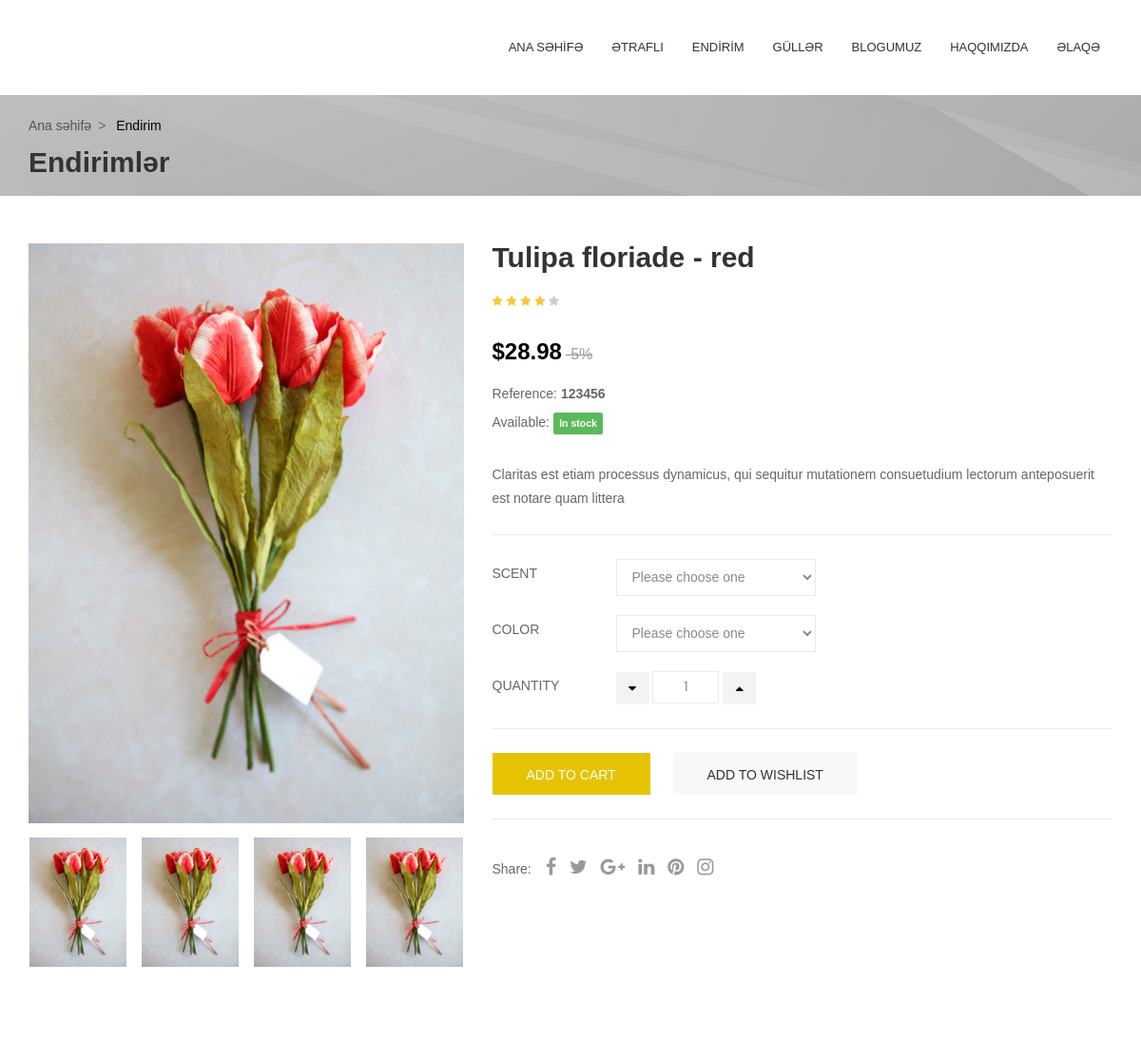
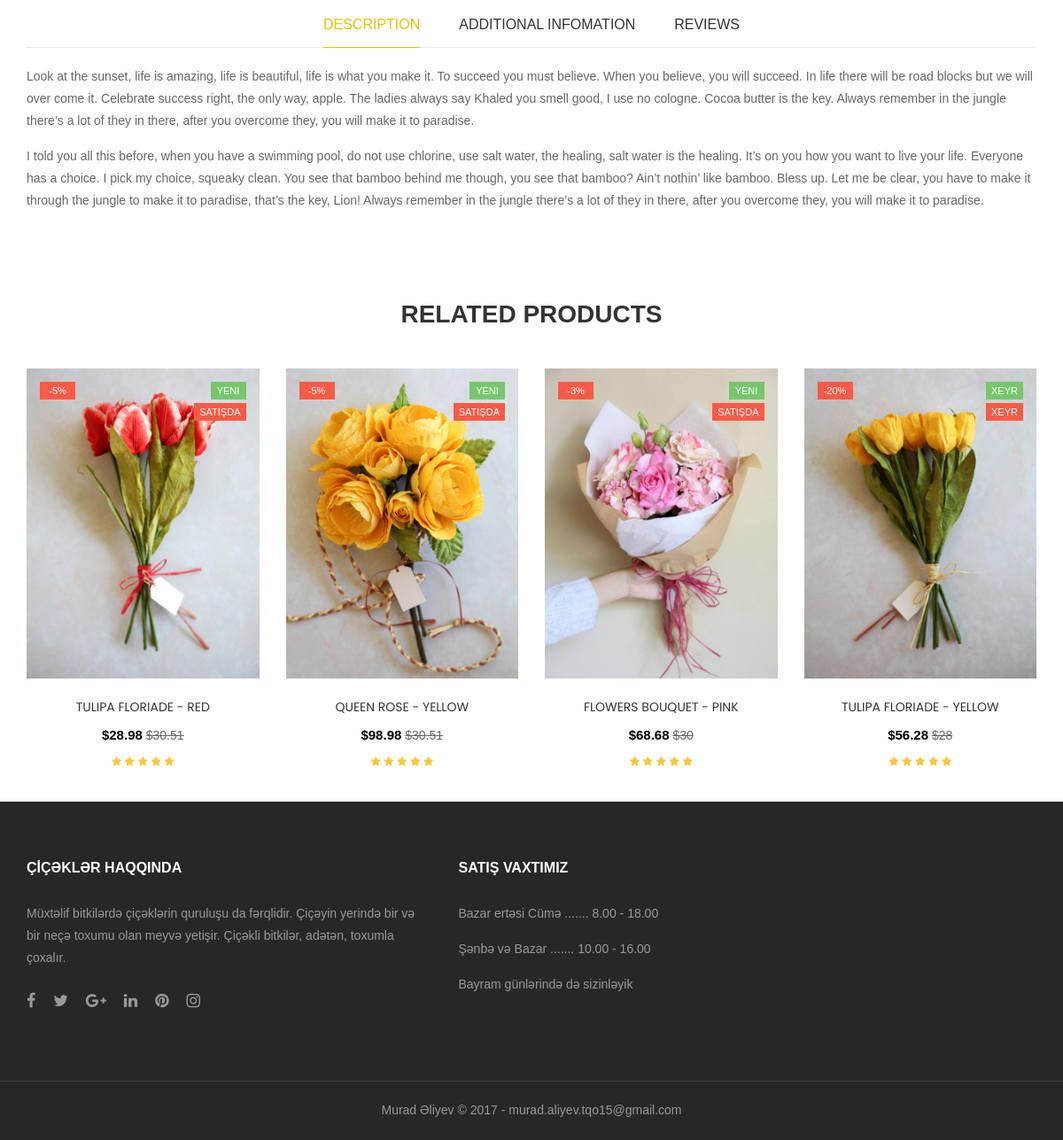
/endirimurl/1/, run on the app's committed database (2 pictures, top to bottom).
### polls/models.py (models this page shows, shortened)
class product_image(models.Model):
    id = models.AutoField(auto_created=True,primary_key=True,serialize=False)
    product_image_name = models.CharField(max_length=250, verbose_name='Sekilin adi')
    product_image=models.ImageField(upload_to='img',verbose_name='Sekil')
    product_image_sale=models.CharField(max_length=250,verbose_name='Satis qiymeti')
    product_image_discount=models.CharField(max_length=250, verbose_name='Endirim',null=True)
    product_image_new=models.CharField(max_length=250,verbose_name='Yeni?',null=True)
    product_image_stock=models.CharField(max_length=250,verbose_name='Stokda?',null=True)
    product_image_second_discount=models.CharField(max_length=250, verbose_name='Endirimden sonraki qiymeti',null=True)

### polls/views.py (the view)
# urls.py: path('endirimurl/<int:id>/', views.endirimurl, name='endirimurl'),
def endirimurl(request,id):
    if id !=None:
        image = product_image.objects.raw("SELECT * FROM polls_product_image WHERE id = '%s' "% (id) )
        image2 = product_image.objects.raw("SELECT * FROM polls_product_image ")
        return render(request, 'endirim.html', {'image':image,'image2':image2})
    else:
        image2 = product_image.objects.raw("SELECT * FROM polls_product_image ")
        image = product_image.objects.raw("SELECT * FROM polls_product_image WHERE id = 1 " )
        return render(request, 'endirim.html', {'image':image,'image2':image2})

### templates/endirim.html (shortened to what this page needs)
{% extends 'header.html' %}
{% block body %}
{% load static %}
<div id="breadcrumb" class="clearfix">
<div class="container">
<div class="breadcrumb clearfix">
<ul class="ul-breadcrumb">
<li><a href="{%url 'polls:home' %}" title="Ana səhifə">Ana səhifə</a></li>
<li><span>Endirim</span></li>
</ul>
<h2 class="bread-title">Endirimlər</h2>
</div>
</div>
</div>
<div id="columns" class="columns-container">
<div class="container">
<div class="row">
<div class="pb-left-column col-xs-12 col-sm-12 col-md-5">
<div id="image-block" class="clearfix">
<div id="view_full_size">
    {% for product_images in image|slice:":1" %}
<img src="/static/{{product_images.product_image}}" alt="{{ product_images.product_image_name }}" class="img-responsive" width="470" height="627">
{% endfor %}
</div>
</div>
<div id="views_block" class="clearfix">
<div id="thumbs_list">
<ul id="thumbs_list_frame" class="list-inline">
      <li class="first">
          {% for product_images in image|slice:":1" %}
        <img src="/static/{{product_images.product_image}}" alt="{{ product_images.product_image_name }}" class="img-responsive" width="102" height="136">
   {% endfor %} </li>
{% for product_images in image|slice:":2" %}
<li>
        <img src="/static/{{product_images.product_image}}" alt="{{ product_images.product_image_name }}" class="img-responsive" width="102" height="136">
    </li>
    {% endfor %}
{% for product_images in image|slice:":2" %}
<li>
        <img src="/static/{{product_images.product_image}}" alt="{{ product_images.product_image_name }}" class="img-responsive" width="102" height="136">
    </li>
    {% endfor %}
    {% for product_images in image|slice:":1" %}
     <li class="last">
        <img src="/static/{{product_images.product_image}}" alt="{{ product_images.product_image_name }}" class="img-responsive" width="102" height="136">
    </li>
{% endfor %}
</ul>
</div>
</div>
</div>
<div class="pb-center-column col-xs-12 col-sm-12 col-md-7">
<div class="pb-centercolumn">
{% for product_images in image|slice:":1" %}<h1>{{ product_images.product_image_name }}</h1>{% endfor %}
<div class="product_comments clearfix">
<div class="product-rating">
    <div class="star_content">
        <div class="star star_on"></div>
        <div class="star star_on"></div>
        <div class="star star_on"></div>
        <div class="star star_on"></div>
        <div class="star"></div>
    </div>
</div>
</div>
<div class="price clearfix">
<p class="our_price_display">
  {% for product_images in image|slice:":1" %} {{ product_images.product_image_sale }}{% endfor %}
</p>
<p class="old_price">
   {% for product_images in image|slice:":1" %} {{ product_images.product_image_discount }}{% endfor %}
</p>
</div>
<div class="product-boxinfo">
<p id="product_reference">
    <label>Reference: </label>
    <span class="editable">123456</span>
</p>
<p id="availability_statut">
    <label>Available: </label>
    <span id="availability_value" class="label label-success">In stock</span>
</p>
</div>
<div id="short_description_block">
<p>Claritas est etiam processus dynamicus, qui sequitur mutationem consuetudium lectorum anteposuerit est notare quam littera</p>
</div>
<div class="box-info-product clearfix">
<div id="attributes">
    <div class="attribute_fieldset clearfix">
        <label class="attribute_label">Scent</label>
        <div class="attribute_list">
            <select class="form-control">
                <option value="0">Please choose one</option>
            </select>
        </div>
    </div>
    <div class="attribute_fieldset clearfix">
        <label class="attribute_label">Color</label>
        <div class="attribute_list">
            <select class="form-control">
                <option value="0">Please choose one</option>
            </select>
        </div>
    </div>
</div>
<div id="quantity_wanted_p">
    <label>Quantity</label>
    <div class="group-quantity">
        <a href="#" class="btn status-enable btn-sm product_quantity_down">
            <i class="fa fa-caret-down"></i>
        </a>
        <input type="number" min="1" name="qty" id="quantity_wanted" class="text form-control" value="1">
        <a href="#" class="btn status-enable btn-sm product_quantity_down">
            <i class="fa fa-caret-up"></i>
        </a>
    </div>
</div>
</div>
<div class="box-cart-bottom clearfix">
<button id="add_to_cart" type="submit" name="Submit" class="exclusive btn button btn-primary" title="Add to cart">
    Add to cart
</button>
<a class="btn button" id="wishlist_button" title="Add to wishlist">Add to wishlist</a>
</div>
<div class="share-social">
<span>Share:</span>
<ul class="links list-inline">
    <li><a href="#"><em class="fa fa-facebook"></em></a></li>
    <li><a href="#"><em class="fa fa-twitter"></em></a></li>
    <li><a href="#"><em class="fa fa-google-plus"></em></a></li>
    <li><a href="#"><em class="fa fa-linkedin"></em></a></li>
    <li><a href="#"><em class="fa fa-pinterest"></em></a></li>
    <li class="last"><a href="#"><em class="fa fa-instagram"></em></a></li>
</ul>
</div>
</div>
</div>
<div class="col-lg-12 col-md-12 col-sm-12 col-xs-12">
<div class="tabs-top accordion-info">
<ul id="myTabs" class="nav nav-tabs" role="tablist">
<li role="presentation" class="active"><a href="#description" aria-controls="description" role="tab" data-toggle="tab">Description</a></li>
<li role="presentation"><a href="#additional-info" aria-controls="additional-info" role="tab" data-toggle="tab">Additional infomation</a></li>
<li role="presentation"><a href="#reviews" aria-controls="reviews" role="tab" data-toggle="tab">Reviews</a></li>
</ul>
<div class="tab-content">
<div role="tabpanel" class="tab-pane active" id="description">
    <div class="panel-body">
        <p>Look at the sunset, life is amazing, life is beautiful, life is what you make it. To succeed you must believe. When you believe, you will succeed. In life there will be road blocks but we will over come it. Celebrate success right, the only way, apple. The ladies always say Khaled you smell good, I use no cologne. Cocoa butter is the key. Always remember in the jungle there’s a lot of they in there, after you overcome they, you will make it to paradise.</p>
        <p>I told you all this before, when you have a swimming pool, do not use chlorine, use salt water, the healing, salt water is the healing. It’s on you how you want to live your life. Everyone has a choice. I pick my choice, squeaky clean. You see that bamboo behind me though, you see that bamboo? Ain’t nothin’ like bamboo. Bless up. Let me be clear, you have to make it through the jungle to make it to paradise, that’s the key, Lion! Always remember in the jungle there’s a lot of they in there, after you overcome they, you will make it to paradise.</p>
    </div>
</div>
</div>
</div>
</div>
</div>
<div class="blockproductscategory block">
<h4 class="title_block">Related Products</h4>
<div class="block_content">
<div class="owl-row">
<div class="blockproductscategory_grid">
{% for last_imgss in image2 %}
<div class="item">
    <div class="product-container">
        <div class="left-block">
            <div class="product-image-container">
                <a class="{{last_imgss.product_image}}" href="{% url 'polls:endirimurl' id=last_imgss.id %} " title="{{last_imgss.product_image_name}}">
                    <img src="/static/{{last_imgss.product_image}}" alt="{{ last_imgss.product_image_name}}" class="img-responsive image-effect" width="480" height="640">
                </a>
                <span class="label-new label">{{last_imgss.product_image_new}}</span>
                <span class="label-sale label">{{last_imgss.product_image_stock}}</span>
                <span class="label-reduction label">{{last_imgss.product_image_discount}}</span>
            </div>
        </div>
        <div class="right-block">
            <div class="product-box">
                <h5 class="name">
                    <a class="product-name" href="{{last_imgss.product_image}}" title="{{last_imgss.product_image_name}}">
                       {{last_imgss.product_image_name}}
                    </a>
                </h5>
                <div class="content_price">
                    <span class="price product-price">{{last_imgss.product_image_sale}}</span>
                    <span class="old-price product-price">{{last_imgss.product_image_second_discount}}</span>
                </div>
                <div class="product_comments clearfix">
                    <div class="product-rating">
                        <div class="star_content">
                            <div class="star star_on"></div>
                            <div class="star star_on"></div>
                            <div class="star star_on"></div>
                            <div class="star star_on"></div>
                            <div class="star star_on"></div>
                        </div>
                    </div>
                </div>
            </div>
        </div>
    </div>
</div>
{% endfor %}
</div>
</div>
</div>
</div>
</div>
</div>
{% endblock %}

### templates/header.html (shortened to what this page needs)
<!DOCTYPE html>
<html lang="en">
<head>
{% load static %}
    <link rel="stylesheet" href="{% static 'vendor/bootstrap/css/bootstrap-theme.css' %} ">
    <link rel="stylesheet" href="{% static 'vendor/font-awesome/css/font-awesome.min.css' %}">
    <link rel="stylesheet" href="{% static 'vendor/font-material/css/material-design-iconic-font.min.css' %}">
    <link rel="stylesheet" href="{% static 'vendor/owl.carousel/assets/owl.carousel.css' %}">
    <link rel="stylesheet" href="{% static 'vendor/magnific-popup/magnific-popup.css' %}">
    <link rel="stylesheet" href="{% static 'vendor/nivo-slider/css/nivo-slider.css' %}">
    <link rel="stylesheet" href="{% static 'vendor/nivo-slider/css/animate.css' %}">
    <link rel="stylesheet" href="{% static 'vendor/nivo-slider/css/style.css' %}">
    <link rel="stylesheet" href="{% static 'vendor/slider-range/css/jslider.css' %}">
    <link rel="stylesheet" href="{% static 'css/theme-global.css' %}">
    <link rel="stylesheet" href="{% static 'css/theme-animate.css' %}">
    <link rel="stylesheet" href="{% static 'css/theme-product.css' %}">
    <link rel="stylesheet" href="{% static 'css/theme-product-list.css' %}">
    <link rel="stylesheet" href="{% static 'css/theme-blog.css' %}">
    <link rel="stylesheet" href="{% static 'css/theme-responsive.css' %}">
    <link rel="stylesheet" href="{% static 'css/custom.css' %}">
</head>
<body class="index home-1">
<div id="all">
<header id="top-header">
    <div class="header-main">
        <div class="container">
            <div class="row">
                <div class="col-lg-10 col-md-10 col-sm-7 col-xs-7">
                    <div class="topheader-navholder">
                        <div class="topheader-navholder-rg">
                            <nav id="main-nav">
                                <ul class="nav navbar-nav megamenu">
                                    <li class="dropdown">
                                        <a href='{%url 'polls:home' %}'>ANA SƏHİFƏ</a>
                                    </li>
                                    <li class="dropdown">
                                        <a href='{%url 'polls:etrafli' %}'>ƏTRAFLI </a>
                                    </li>
                                    <li class="dropdown">
                                        <a href=''>ENDİRİM </a>
                                    </li>
                                    <li class="dropdown">
                                        <a href='{% url 'polls:guller' %}'>GÜLLƏR</a>
                                    </li>
                                    <li class="dropdown">
                                        <a href='{% url 'polls:blogumuz' %}'>Blogumuz </a>
                                    </li>
                                    <li class="dropdown">
                                        <a href='{%url 'polls:haqqimizda' %}'>HAQQIMIZDA</a>
                                    </li>
                                    <li class="dropdown"><a href='{% url 'polls:elaqe' %}'>ƏLAQƏ</a></li>
                                </ul>
                            </nav>
                        </div>
                    </div>
                </div>
            </div>
        </div>
    </div>
</header>
      {% block body %}
{%endblock%}
<footer id="footer">
    <div class="footer-center">
        <div class="container">
            <div class="row">
                <div class="col-lg-5 col-md-5 col-sm-12 col-xs-12 col-sp-12">
                    <div class="block-keep block">
                        <h4 class="title_block">ÇİÇƏKLƏR HAQQINDA</h4>
                        <div class="block_content">
                            <p>Müxtəlif bitkilərdə çiçəklərin quruluşu da fərqlidir. Çiçəyin yerində bir və bir neçə toxumu olan meyvə yetişir. Çiçəkli bitkilər, adətən, toxumla çoxalır.</p>
                        </div>
                    </div>
                    <div class="social_block">
                        <ul class="links">
                            <li><a href="#"><em class="fa fa-facebook"></em><span class="unvisible">facebook</span> </a></li>
                            <li><a href="#"><em class="fa fa-twitter"></em><span class="unvisible">twitter</span> </a></li>
                            <li><a href="#"><em class="fa fa-google-plus"></em><span class="unvisible">google</span> </a></li>
                            <li><a href="#"><em class="fa fa-linkedin"></em><span class="unvisible">linkedin</span> </a></li>
                            <li><a href="#"><em class="fa fa-pinterest"></em><span class="unvisible">pinterest</span> </a></li>
                            <li class="last"><a href="#"><em class="fa fa-instagram"></em><span class="unvisible">instagram</span> </a></li>
                        </ul>
                    </div>
                </div>
                <div class="col-lg-3 col-md-3 col-sm-4 col-xs-12 col-sp-12">
                    <div class="block-html block">
                        <h4 class="title_block">Satış vaxtımız</h4>
                        <div class="block_content">
                            <p>Bazar ertəsi  Cümə ....... 8.00 - 18.00</p>
                            <p>Şənbə və Bazar ....... 10.00 - 16.00</p>
                            <p>Bayram günlərində də sizinləyik</p>
                        </div>
                    </div>
                </div>
            </div>
        </div>
    </div>
    <div class="footer-copyright">
        <div class="container">
            <div class="row">
                <div class="text-center col-lg-12 col-md-12 col-sm-12 col-xs-12 col-sp-12">
                   Murad Əliyev © 2017 - murad.aliyev.tqo15@gmail.com
                </div>
            </div>
        </div>
    </div>
</footer>
</div>
</body>
</html>

### data on the page
product_image: product_image (picture), product_image_name "Tulipa floriade - red", product_image_sale "$28.98", product_image_discount "-5%", product_image_new "YENI", product_image_stock "SATIŞDA", product_image_name "TULIPA FLORIADE - RED", product_image_second_discount "$30.51"
product_image: product_image (picture), product_image_new "YENI", product_image_stock "SATIŞDA", product_image_discount "-5%", product_image_name "QUEEN ROSE - YELLOW", product_image_sale "$98.98", product_image_second_discount "$30.51"
product_image: product_image (picture), product_image_new "YENI", product_image_stock "SATIŞDA", product_image_discount "-3%", product_image_name "FLOWERS BOUQUET - PINK", product_image_sale "$68.68", product_image_second_discount "$30"
product_image: product_image (picture), product_image_new "XEYR", product_image_stock "XEYR", product_image_discount "-20%", product_image_name "TULIPA FLORIADE - YELLOW", product_image_sale "$56.28", product_image_second_discount "$28"
